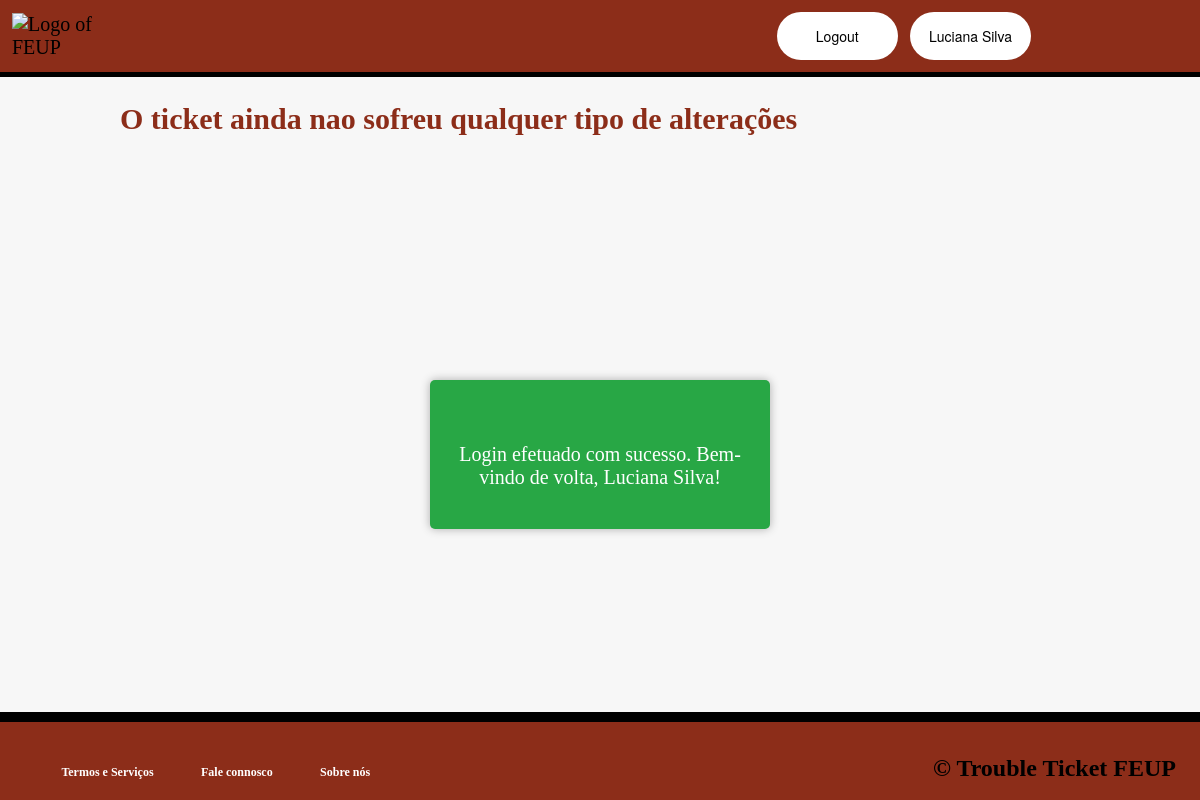
The app's page /pages/ticketseechanges.php?ticket_id=1 (signed in), older data.
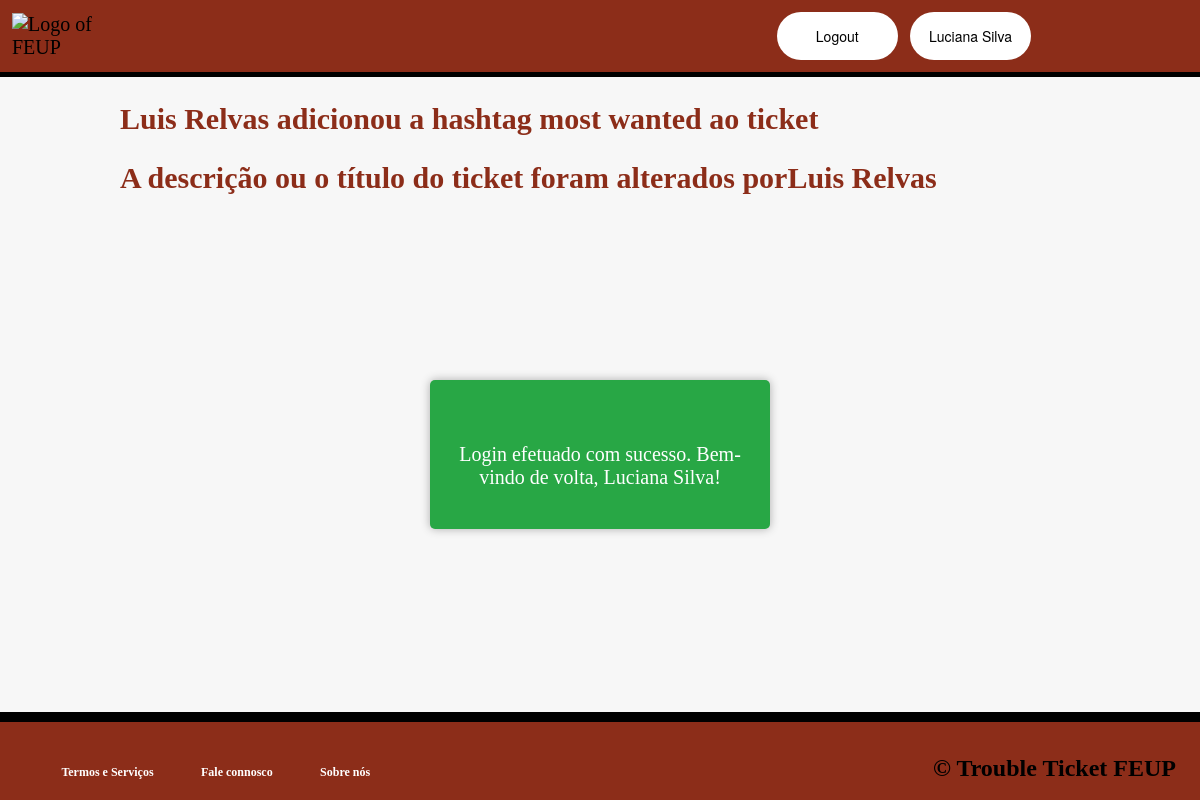
The same page, newer data.
### tables this page shows
CREATE TABLE changes(
	changes_id INTEGER PRIMARY KEY,
	ticket_id INTEGER NOT NULL,
	id INTEGER NOT NULL,
	text TEXT NOT NULL,
	closed_id INTEGER DEFAULT 0,
	FOREIGN KEY(ticket_id) REFERENCES ticket(ticket_id),
	FOREIGN KEY(id) REFERENCES user(id)
);

### classes/session.class.php (called while the page is built, shortened)
<?php
  class Session {
    private array $messages;
    public function __construct() {
      $this->messages = isset($_SESSION['messages']) ? $_SESSION['messages'] : array();
    }
    public function isLoggedIn() : bool {
      return isset($_SESSION['id']);
    }
    public function getMessages() {
      return $this->messages;
    }
  }
?>

### classes/ticket.class.php (called while the page is built, shortened)
<?php
  require_once('session.class.php');
  class Ticket {
    static function getinfoTicket(PDO $db, int $ticket_id) : ?Ticket {
      $stmt = $db->prepare('SELECT ticket_id,id,department_id,status_id,tittle,description,initial_date,hashtag_id,agent_id FROM ticket where ticket_id = ?');
      $stmt->execute(array($ticket_id));
      $ticket = $stmt->fetch();
      if($ticket){
      return new Ticket(
        $ticket['ticket_id'],
        $ticket['id'],
        $ticket['department_id'],
        $ticket['status_id'],
        $ticket['tittle'],
        $ticket['description'],
        $ticket['initial_date'],
        $ticket['hashtag_id'],
        $ticket['agent_id']
    );}
    else
    return null;
    }
}
  ?>

### pages/ticketseechanges.php (the view, shortened to what this page needs)
<?php
require_once(dirname(__DIR__).'/templates/common.php');
require_once(dirname(__DIR__).'/classes/session.class.php');
require_once(dirname(__DIR__).'/classes/ticket.class.php');
$session = new Session();
drawHeader($session);
if (count($session->getMessages())) drawMessages($session);
$db = getDatabaseConnection();
$stmt = $db->prepare('SELECT * FROM changes WHERE ticket_id = ? and closed_id = 0');
$stmt->execute(array(intval($_GET['ticket_id'])));
$var = $stmt->fetchAll();
$ticket = Ticket::getinfoTicket($db, intval($_GET['ticket_id']));
if($ticket == "NULL") {
    ?><h2>O ticket que procura nao existe</h2><?php
}else {
$stmt1 = $db->prepare('SELECT * FROM agent where id = ? and department_id = ?');
$stmt1->execute(array($_SESSION['id'], $ticket->department_id));
$var1 = $stmt1->fetchAll();
if($var1 || $_SESSION['role'] == 0){
if($var){
foreach($var as $va) { ?>
    <h2><?=$va['text']?></h2><?php
} ?>
<?php }
    else{
        ?><h2>O ticket ainda nao sofreu qualquer tipo de alterações</h2><?php
    }
}
else{
    drawAcessDenied();
 }
drawFooter();}
?>

### templates/common.php (shortened to what this page needs)
<?php
    function drawHeader(Session $session) { ?>
        <!DOCTYPE html>
        <html lang="PT-pt">
            <head>
                <link rel="stylesheet" href="../css/responsive.css">
                <link rel="stylesheet" href="../css/layout.css">
                <link rel="stylesheet" href="../css/style.css">
                <link rel="stylesheet" href="../css/messages.css">
                <link rel="stylesheet" href="../css/common.css">
                <link rel="stylesheet" href="../css/accordion.css">
            </head>
            <body>
                <header>
                        <div class = "logo">
                            <a href="../pages/index.php">
                                <img src="https://dec.fe.up.pt/wp-content/uploads/2021/03/logo-feup-white.png" alt="Logo of FEUP">
                            </a>
                        </div>
                        <?php
                            if ($session->isLoggedIn())
                            drawLoginUser($session->getId(), $session->getName());
                            else drawDefaultUser();
                        ?>
                </header>
            </body>
            <main>
            <?php
        }
        function drawLoginUser(int $id, string $name) { ?>
            <div id="login">
                <button clickable onclick="location.href='../actions/logout.action.php'">
                    Logout
                </button>
                <button clickable onclick="location.href='../pages/profile.php?id=<?=$id?>'">
                    <?=$name?>
                </button>
            </div>
        <?php
        }
        function drawDefaultUser() { ?>
        <?php }
        function drawMessages(Session $session) {
            echo '<div id="popup-container">';
            foreach ($session->getMessages() as $message) {
                echo '<div class="popup-alert ' . $message['type'] . '">';
                echo '<p>' . $message['text'] . '</p>';
                echo '</div>';
            }
            echo '</div>';
        }
function drawFooter() { ?>
    </main>
    <footer>
        <div class="footer">
            <nav>
                <h3><a href="../pages/index.php">Termos e Serviços</a></h3>
                <h3><a href="../pages/index.php">Fale connosco</a></h3>
                <h3><a href="../pages/index.php">Sobre nós</a></h3>
            </nav>
            <h3> &#169; Trouble Ticket FEUP</h3>
           </div>
    </footer>
    </body>
</html> <?php
}
?>

Row changes from the older to the newer data that the page shows:
added changes: text "Luis Relvas adicionou a hashtag most wanted ao ticket"
added changes: text "A descrição ou o título do ticket foram alterados porLuis Relvas"
Text that changed along with them:
text no longer shown: "O ticket ainda nao sofreu qualquer tipo de alterações"
